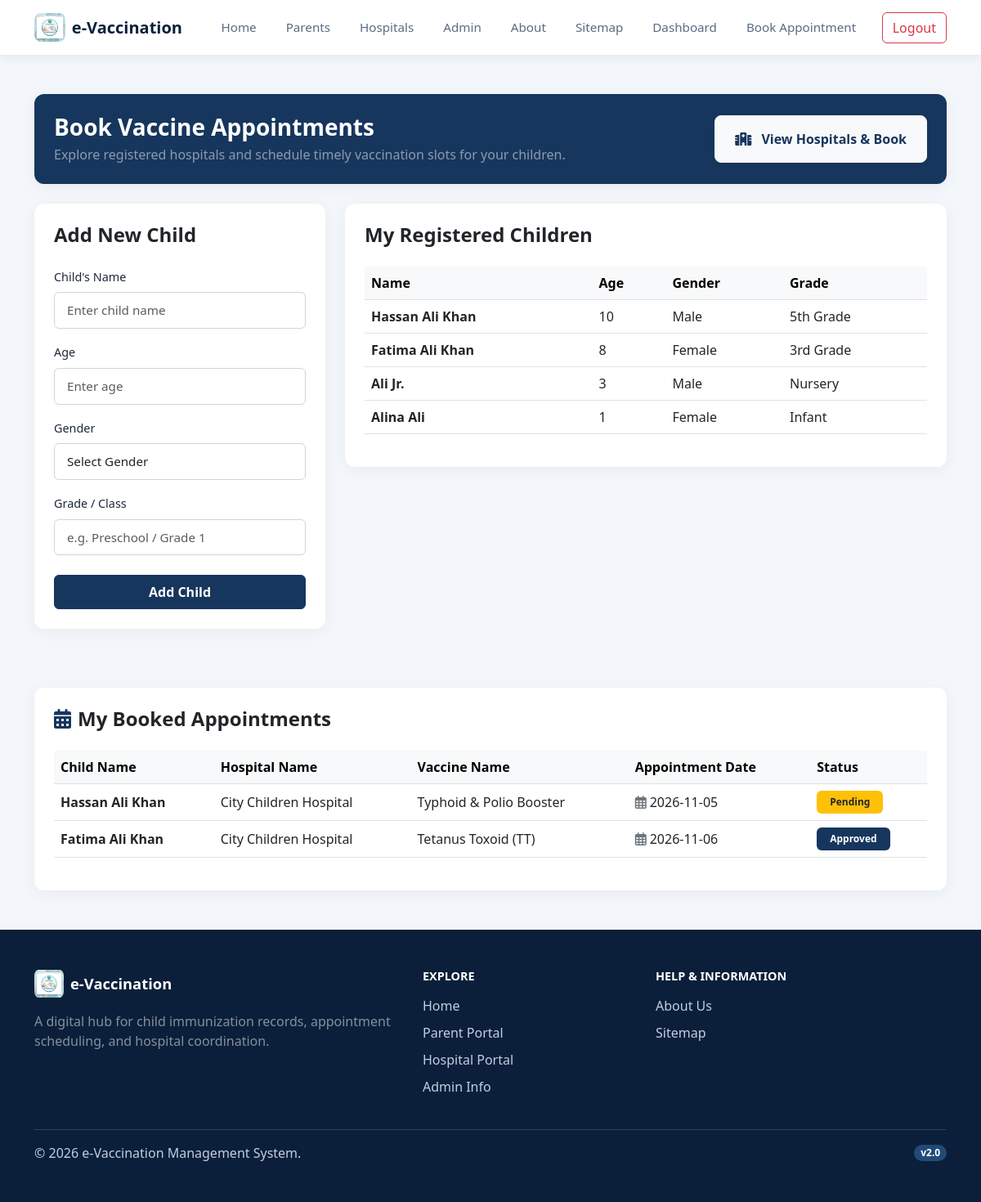
The page /parent_dashboard.php (signed in) on the database its author committed.
### tables this page shows
CREATE TABLE `children` (
  `id` int(11) NOT NULL,
  `parent_id` int(11) NOT NULL,
  `child_name` varchar(100) NOT NULL,
  `age` int(11) NOT NULL,
  `gender` enum('Male','Female','Other') NOT NULL,
  `grade` varchar(50) NOT NULL
);

CREATE TABLE `appointments` (
  `id` int(11) NOT NULL,
  `parent_id` int(11) NOT NULL,
  `child_id` int(11) NOT NULL,
  `hospital_id` int(11) NOT NULL,
  `vaccine_name` varchar(100) NOT NULL,
  `appointment_date` date NOT NULL,
  `status` enum('Pending','Approved','Rejected','Completed') DEFAULT 'Pending'
);

CREATE TABLE `hospitals` (
  `id` int(11) NOT NULL,
  `user_id` int(11) NOT NULL,
  `hospital_name` varchar(150) NOT NULL,
  `address` text NOT NULL,
  `contact_number` varchar(20) DEFAULT NULL
);

### parent_dashboard.php (the view, shortened to what this page needs)
<?php
include 'conn.php';
$parent_id = $_SESSION['user_id'];
$children_query = mysqli_query($conn, "SELECT * FROM children WHERE parent_id = '$parent_id'");
$appointments_query = mysqli_query($conn, "SELECT appointments.*, children.child_name, hospitals.hospital_name
    FROM appointments
    JOIN children ON appointments.child_id = children.id
    JOIN hospitals ON appointments.hospital_id = hospitals.id
    WHERE appointments.parent_id = '$parent_id'");
?>
<!DOCTYPE html>
<html lang="en">
<head>
    <link href="https://cdn.jsdelivr.net/npm/bootstrap@5.3.0/dist/css/bootstrap.min.css" rel="stylesheet">
    <link rel="stylesheet" href="https://cdnjs.cloudflare.com/ajax/libs/font-awesome/6.4.0/css/all.min.css">
    <link rel="stylesheet" href="style.css?v=navy-2026">
</head>
<body class="dashboard-body">
    <?php require __DIR__ . '/includes/header.php'; ?>
    <div class="container my-5">
        <div class="row mb-4">
            <div class="col-12">
                <div class="card bg-primary text-white border-0 rounded-4 p-4 shadow-sm">
                    <div class="d-flex flex-column flex-md-row justify-content-between align-items-center">
                        <div class="mb-3 mb-md-0">
                            <h3 class="fw-bold mb-1">Book Vaccine Appointments</h3>
                            <p class="mb-0 text-white-50">Explore registered hospitals and schedule timely vaccination slots for your children.</p>
                        </div>
                        <a href="hospitals.php" class="btn btn-light text-primary fw-bold px-4 py-3 rounded-3 shadow-sm">
                            <i class="fas fa-hospital me-2"></i> View Hospitals & Book
                        </a>
                    </div>
                </div>
            </div>
        </div>
        <div class="row">
            <div class="col-md-4 mb-4">
                <div class="card shadow-sm border-0 rounded-4 p-4">
                    <h4 class="fw-bold mb-4 text-dark">Add New Child</h4>
                    <form action="" method="POST">
                        <div class="mb-3">
                            <label class="form-label">Child's Name</label>
                            <input type="text" name="child_name" class="form-control" required placeholder="Enter child name">
                        </div>
                        <div class="mb-3">
                            <label class="form-label">Age</label>
                            <input type="number" name="age" class="form-control" required placeholder="Enter age">
                        </div>
                        <div class="mb-3">
                            <label class="form-label">Gender</label>
                            <select name="gender" class="form-control" required>
                                <option value="">Select Gender</option>
                            </select>
                        </div>
                        <div class="mb-3">
                            <label class="form-label">Grade / Class</label>
                            <input type="text" name="grade" class="form-control" required placeholder="e.g. Preschool / Grade 1">
                        </div>
                        <button type="submit" name="add_child" class="btn btn-primary w-100 py-2 fw-bold mt-2">Add Child</button>
                    </form>
                </div>
            </div>
            <div class="col-md-8">
                <div class="card shadow-sm border-0 rounded-4 p-4">
                    <h4 class="fw-bold mb-4 text-dark">My Registered Children</h4>
                    <div class="table-responsive">
                        <table class="table table-hover align-middle">
                            <thead class="table-light">
                                <tr>
                                    <th>Name</th>
                                    <th>Age</th>
                                    <th>Gender</th>
                                    <th>Grade</th>
                                </tr>
                            </thead>
                            <tbody>
                                <?php if (mysqli_num_rows($children_query) > 0): ?>
                                    <?php while ($row = mysqli_fetch_assoc($children_query)): ?>
                                        <tr>
                                            <td class="fw-semibold"><?php echo htmlspecialchars($row['child_name']); ?></td>
                                            <td><?php echo htmlspecialchars($row['age']); ?></td>
                                            <td><?php echo htmlspecialchars($row['gender']); ?></td>
                                            <td><?php echo htmlspecialchars($row['grade']); ?></td>
                                        </tr>
                                    <?php endwhile; ?>
                                <?php else: ?>
                                    <tr>
                                        <td colspan="4" class="text-center text-muted py-4">No children registered yet.</td>
                                    </tr>
                                <?php endif; ?>
                            </tbody>
                        </table>
                    </div>
                </div>
            </div>
        </div>
        <div class="row mt-5">
            <div class="col-12">
                <div class="card shadow-sm border-0 rounded-4 p-4">
                    <h4 class="fw-bold mb-4 text-dark"><i class="fas fa-calendar-alt text-primary me-2"></i>My Booked Appointments</h4>
                    <div class="table-responsive">
                        <table class="table table-hover align-middle">
                            <thead class="table-light">
                                <tr>
                                    <th>Child Name</th>
                                    <th>Hospital Name</th>
                                    <th>Vaccine Name</th>
                                    <th>Appointment Date</th>
                                    <th>Status</th>
                                </tr>
                            </thead>
                            <tbody>
                                <?php if (mysqli_num_rows($appointments_query) > 0): ?>
                                    <?php while ($app = mysqli_fetch_assoc($appointments_query)): ?>
                                        <tr>
                                            <td class="fw-semibold"><?php echo htmlspecialchars($app['child_name']); ?></td>
                                            <td><?php echo htmlspecialchars($app['hospital_name']); ?></td>
                                            <td><?php echo htmlspecialchars($app['vaccine_name']); ?></td>
                                            <td><i class="far fa-calendar-alt me-1 text-secondary"></i><?php echo htmlspecialchars($app['appointment_date']); ?></td>
                                            <td>
                                                <?php if ($app['status'] == 'Approved'): ?>
                                                    <span class="badge bg-success px-3 py-2">Approved</span>
                                                <?php elseif ($app['status'] == 'Rejected'): ?>
                                                    <span class="badge bg-danger px-3 py-2">Rejected</span>
                                                <?php else: ?>
                                                    <span class="badge bg-warning text-dark px-3 py-2">Pending</span>
                                                <?php endif; ?>
                                            </td>
                                        </tr>
                                    <?php endwhile; ?>
                                <?php else: ?>
                                    <tr>
                                        <td colspan="5" class="text-center text-muted py-4">No appointments booked yet.</td>
                                    </tr>
                                <?php endif; ?>
                            </tbody>
                        </table>
                    </div>
                </div>
            </div>
        </div>
    </div>
    <?php require __DIR__ . '/includes/footer.php'; ?>
</body>
</html>

### includes/header.php (shortened to what this page needs)
<nav class="navbar navbar-expand-lg sticky-top site-navbar">
    <div class="container">
        <a class="navbar-brand d-flex align-items-center gap-2" href="index.php">
            <img class="site-brand-logo" src="material/logo1.jpg" width="40" height="40" alt="">
            e-Vaccination
        </a>
        <div class="collapse navbar-collapse" id="siteNavigation">
            <ul class="navbar-nav mx-auto">
                <li class="nav-item"><a class="nav-link" href="index.php">Home</a></li>
                <li class="nav-item"><a class="nav-link" href="parent_info.php">Parents</a></li>
                <li class="nav-item"><a class="nav-link" href="hospital_info.php">Hospitals</a></li>
                <li class="nav-item"><a class="nav-link" href="admin_info.php">Admin</a></li>
                <li class="nav-item"><a class="nav-link" href="about.php">About</a></li>
                <li class="nav-item"><a class="nav-link" href="sitemap.php">Sitemap</a></li>
                <?php if (isset($_SESSION['role']) && $_SESSION['role'] === 'parent'): ?>
                    <li class="nav-item"><a class="nav-link" href="parent_dashboard.php">Dashboard</a></li>
                    <li class="nav-item"><a class="nav-link" href="hospitals.php">Book Appointment</a></li>
                <?php elseif (isset($_SESSION['role']) && $_SESSION['role'] === 'hospital'): ?>
                    <li class="nav-item"><a class="nav-link" href="hospital_dashboard.php">Dashboard</a></li>
                <?php elseif (isset($_SESSION['role']) && $_SESSION['role'] === 'admin'): ?>
                    <li class="nav-item"><a class="nav-link" href="admin_dashboard.php">Dashboard</a></li>
                    <li class="nav-item"><a class="nav-link" href="admin_messages.php">Messages</a></li>
                <?php endif; ?>
            </ul>
            <?php if (isset($_SESSION['user_id'])): ?>
                <a class="btn btn-outline-danger" href="logout.php">Logout</a>
            <?php endif; ?>
        </div>
    </div>
</nav>

### includes/footer.php (shortened to what this page needs)
<footer class="site-footer">
    <div class="container py-5">
        <div class="row g-4">
            <div class="col-md-5">
                <a class="site-footer-brand d-inline-flex align-items-center gap-2 mb-3" href="index.php">
                    <img src="material/logo1.jpg" width="36" height="36" alt="">
                    <span>e-Vaccination</span>
                </a>
                <p class="text-white-50 mb-0">A digital hub for child immunization records, appointment scheduling, and hospital coordination.</p>
            </div>
            <div class="col-6 col-md-3">
                <h2 class="site-footer-heading">Explore</h2>
                <ul class="list-unstyled site-footer-links">
                    <li><a href="index.php">Home</a></li>
                    <li><a href="parent_info.php">Parent Portal</a></li>
                    <li><a href="hospital_info.php">Hospital Portal</a></li>
                    <li><a href="admin_info.php">Admin Info</a></li>
                </ul>
            </div>
            <div class="col-6 col-md-4">
                <h2 class="site-footer-heading">Help & Information</h2>
                <ul class="list-unstyled site-footer-links">
                    <li><a href="about.php">About Us</a></li>
                    <li><a href="sitemap.php">Sitemap</a></li>
                </ul>
            </div>
        </div>
        <div class="site-footer-bottom mt-4 pt-3">
            <span>&copy; <?php echo date('Y'); ?> e-Vaccination Management System.</span>
            <span class="badge rounded-pill">v2.0</span>
        </div>
    </div>
</footer>

### style.css (style rules this page uses)
:root { --navy-950: #0b1f3a; --navy-900: #102a4c; --navy-800: #17365d; --navy-700: #214a78; --blue-600: #2563eb; --blue-100: #eaf0f8; --slate-900: #172b4d; --slate-600: #5b6b82; --surface: #ffffff; --light-bg: #f3f6fb; --primary-color: var(--navy-800); --primary-hover: var(--navy-900); --dark-text: var(--slate-900); --bs-primary: var(--navy-800); --bs-primary-rgb: 23, 54, 93; --bs-link-color: var(--navy-800); --bs-link-hover-color: var(--blue-600); --bs-success: var(--navy-800); --bs-success-rgb: 23, 54, 93; --bs-success-text-emphasis: var(--navy-900); --bs-success-bg-subtle: var(--blue-100); --bs-success-border-subtle: #c7d4e5; }
body { font-family: 'Segoe UI', Tahoma, Geneva, Verdana, sans-serif; background-color: var(--light-bg); color: var(--dark-text); overflow-x: hidden; }
.navbar { background-color: #ffffff !important; padding: 15px 0; box-shadow: 0 1px 3px rgba(0,0,0,0.05); }
.navbar-brand { font-weight: 600; font-size: 1.25rem; color: var(--dark-text); }
.navbar-brand img { height: 35px; width: auto; object-fit: contain; }
.navbar-nav .nav-link { color: #475569; font-weight: 500; font-size: 0.95rem; margin: 0 10px; }
footer { background-color: #ffffff; border-top: 1px solid #e2e8f0; }
.site-navbar { background: var(--surface) !important; box-shadow: 0 2px 14px rgba(11, 31, 58, 0.08); padding: 0.7rem 0; }
.site-navbar .navbar-brand { color: var(--navy-950); }
.bg-success { background-color: var(--navy-800) !important; }
.site-brand-logo, .site-footer-brand img { border-radius: 0.5rem; object-fit: contain; }
.site-navbar .nav-link { color: var(--slate-600); font-weight: 500; }
.site-footer { background: var(--navy-950); border-top: 0; color: #ffffff; }
.site-footer-brand { color: #ffffff; font-size: 1.15rem; font-weight: 700; text-decoration: none; }
.site-footer-heading { color: #ffffff; font-size: 0.9rem; font-weight: 700; margin-bottom: 1rem; text-transform: uppercase; }
.site-footer-links li { margin-bottom: 0.55rem; }
.site-footer-links a { color: #c3cee0; text-decoration: none; }
.site-footer-bottom { align-items: center; border-top: 1px solid rgba(255, 255, 255, 0.15); color: #c3cee0; display: flex; gap: 1rem; justify-content: space-between; }
.site-footer-bottom .badge { background: var(--navy-700); }
.card { border: none; box-shadow: 0 4px 20px rgba(0, 0, 0, 0.05) !important; border-radius: 12px !important; background-color: #ffffff; }
.form-control { padding: 10px 15px; font-size: 0.95rem; border: 1px solid #cbd5e1; border-radius: 6px; }
.form-label { font-weight: 500; color: #1e293b; font-size: 0.9rem; }
.btn-primary { background-color: var(--primary-color) !important; border-color: var(--primary-color) !important; font-size: 1rem; border-radius: 6px; transition: background-color 0.2s ease; }
a { color: var(--primary-color); text-decoration: none; }

### rows shown on the page
children: child_name "Hassan Ali Khan", age "10", gender "Male", grade "5th Grade"
children: child_name "Fatima Ali Khan", age "8", gender "Female", grade "3rd Grade"
children: child_name "Ali Jr.", age "3", gender "Male", grade "Nursery"
children: child_name "Alina Ali", age "1", gender "Female", grade "Infant"
appointments: child.child_name "Hassan Ali Khan", hospital.hospital_name "City Children Hospital", vaccine_name "Typhoid & Polio Booster", appointment_date "2026-11-05", status "Pending"
appointments: child.child_name "Fatima Ali Khan", hospital.hospital_name "City Children Hospital", vaccine_name "Tetanus Toxoid (TT)", appointment_date "2026-11-06", status "Approved"
